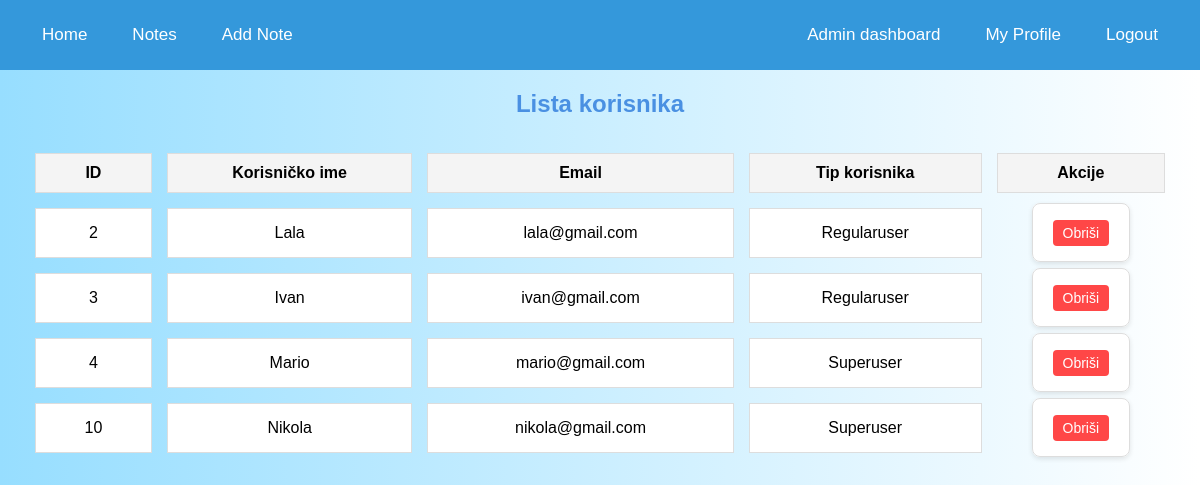
The app's page /accounts/user_list/ (signed in), older data.
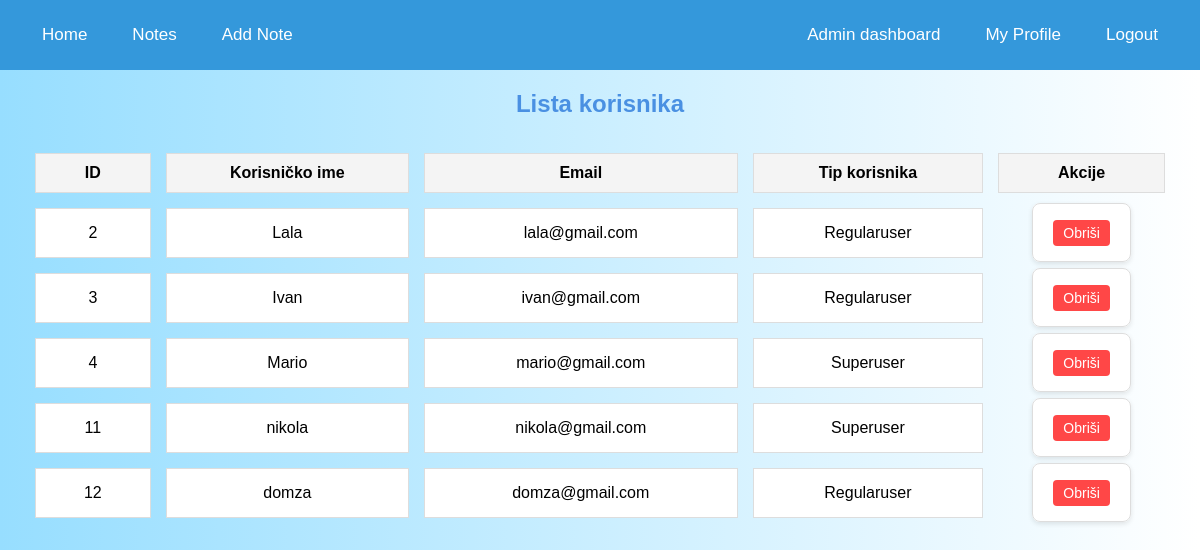
The same page, newer data.
### accounts/models.py (models this page shows, shortened)
class CustomUser(AbstractUser):
    class Types(models.TextChoices):
        ADMIN = "ADMIN", "Admin"
        SUPERUSER = "SUPERUSER", "Superuser"
        REGULARUSER = "REGULARUSER", "Regularuser"
    type = models.CharField(
        max_length=20, choices=Types.choices, default=Types.ADMIN
    )
    theme = models.CharField(max_length=10, choices=[("light", "Light"), ("dark", "Dark")], default="light")
    email = models.EmailField(unique=True, max_length=50)
    username = models.CharField(unique=True, max_length=20)
    note = models.TextField(max_length=200, null=True, blank=True)
    USERNAME_FIELD = "email"
    REQUIRED_FIELDS = ["username"]

### accounts/views.py (the view)
# urls.py: path('user_list/', views.user_list, name='user_list'),
@login_required
@user_passes_test(is_admin)
def user_list(request):
    users = CustomUser.objects.exclude(type=CustomUser.Types.ADMIN)
    return render(request, 'accounts/user_list.html', {'users': users})

### accounts/views.py (called while the page is built)
def is_admin(user):
    return user.is_authenticated and user.type == CustomUser.Types.ADMIN

### accounts/templates/accounts/user_list.html (shortened to what this page needs)
{% extends 'notes/base.html' %}
{% block content %}
<h2 class="heading">Lista korisnika</h2>
<div class="table-container">
    <table class="user-table">
        <thead>
            <tr>
                <th class="table-header">ID</th>
                <th class="table-header">Korisničko ime</th>
                <th class="table-header">Email</th>
                <th class="table-header">Tip korisnika</th>
                <th class="table-header">Akcije</th>
            </tr>
        </thead>
        <tbody>
            {% for user in users %}
                <tr class="user-row">
                    <td class="user-cell">{{ user.id }}</td>
                    <td class="user-cell">{{ user.username }}</td>
                    <td class="user-cell">{{ user.email }}</td>
                    <td class="user-cell">{{ user.get_type_display }}</td>
                    <td class="user-actions">
                        {% if user != request.user and user.type != 'ADMIN' %}
                            <form action="{% url 'accounts:delete_user' user.id %}" method="post" class="delete-form">
                                <button type="submit" class="delete-button" onclick="return confirm('Jeste li sigurni da želite obrisati ovog korisnika?');">Obriši</button>
                            </form>
                        {% else %}
                            <em class="no-delete">Ne može se obrisati</em>
                        {% endif %}
                    </td>
                </tr>
            {% endfor %}
        </tbody>
    </table>
</div>
{% endblock %}

### notes/templates/notes/base.html (shortened to what this page needs)
{% load static %}
<!DOCTYPE html>
<html lang="en">
<head>
    <link rel="stylesheet" type="text/css" href="{% static 'app/notes.css' %}">
</head>
<body class="{% if request.session.theme == 'dark' %}dark{% else %}light{% endif %}">
    <nav>
        <div class="nav-left">
            <a href="{% url 'home' %}">Home</a>
            <a href="{% url 'notes:index' %}">Notes</a>
            <a href="{% url 'notes:add_note' %}">Add Note</a>
        </div>
        <div class="nav-right">
            {% if user.is_authenticated %}
                {% if user.is_superuser %}
                    <a href="/admin">Admin dashboard</a>
                {% endif %}
                <a href="{% url 'accounts:profile' user.id %}">My Profile</a>
                <a href="{% url 'logout' %}">Logout</a>
            {% else %}
                <a href="{% url 'accounts:register' %}">Register</a>
                <a href="{% url 'login' %}">Login</a>
            {% endif %}
        </div>
    </nav>
    <div class="container">
        {% block content %}
        {% endblock %}
    </div>
</body>
</html>

### notes/static/app/notes.css (style rules this page uses)
body { background: linear-gradient(to bottom, white, #b3e5fc); color: #2c3e50; font-family: Arial, sans-serif; margin: 0; padding: 0; }
nav { display: flex; justify-content: space-between; align-items: center; background-color: #3498db; padding: 10px 0; }
nav a { color: white; text-decoration: none; margin: 0 15px; font-size: 17px; }
.nav-left { display: flex; gap: 15px; font-family:'Trebuchet MS', 'Lucida Sans Unicode', 'Lucida Grande', 'Lucida Sans', Arial, sans-serif; padding: 15px; margin-left: 12px; }
.nav-right { display: flex; gap: 15px; align-items: center; font-family:'Trebuchet MS', 'Lucida Sans Unicode', 'Lucida Grande', 'Lucida Sans', Arial, sans-serif; padding: 15px; margin-right: 12px; }
.container { max-width: 1200px; margin: 20px auto; padding: 0 20px; }
h1, h2 { color: #2980b9; font-weight: bold; }
button { background-color: #3498db; color: white; border: none; padding: 10px 20px; border-radius: 5px; font-size: 16px; cursor: pointer; }
body { font-family: Arial, sans-serif; background-color: #f4f7fa; color: #333; margin: 0; padding: 0; }
h2 { text-align: center; color: #4a90e2; margin-top: 20px; }
form { background-color: #fff; border: 1px solid #ddd; border-radius: 8px; padding: 20px; box-shadow: 0 2px 5px rgba(0, 0, 0, 0.1); margin: 20px auto; width: 80%; max-width: 600px; }
form button { background-color: #4a90e2; color: white; padding: 10px 20px; border: none; border-radius: 5px; font-size: 1.1em; cursor: pointer; transition: background-color 0.3s; }
a { color: #4a90e2; text-decoration: none; font-size: 1.1em; }
body.light { background: linear-gradient(to right, #97deff, white); color: black; }
.heading { text-align: center; margin-bottom: 16px; font-size: 24px; }
.table-container { margin-top: 20px; margin-bottom: 40px; overflow-x: auto; }
.user-table { width: 100%; border-collapse: separate; border-spacing: 15px; margin: 0 auto; }
.table-header { padding: 10px 15px; text-align: center; vertical-align: middle; background-color: #f4f4f4; font-weight: bold; border: 1px solid #ddd; }
.user-row { border-bottom: 1px solid #ddd; }
.user-cell { padding: 15px 25px; text-align: center; vertical-align: middle; border: 1px solid #ddd; background-color: #fff; }
.user-actions { text-align: center; }
.delete-form { display: inline; }
.delete-button { padding: 5px 10px; font-size: 14px; cursor: pointer; background-color: #ff4747; color: white; border: none; border-radius: 4px; outline: none; transition: background-color 0.3s ease; }
.delete-button, .delete-button:focus { background-color: #ff4747; box-shadow: none; }

Row changes from the older to the newer data that the page shows:
removed CustomUser: id "10", username "Nikola", email "nikola@gmail.com", type "Superuser", shows "Obriši"
added CustomUser: id "11", username "nikola", email "nikola@gmail.com", type "Superuser", shows "Obriši"
added CustomUser: id "12", username "domza", email "domza@gmail.com", type "Regularuser", shows "Obriši"
